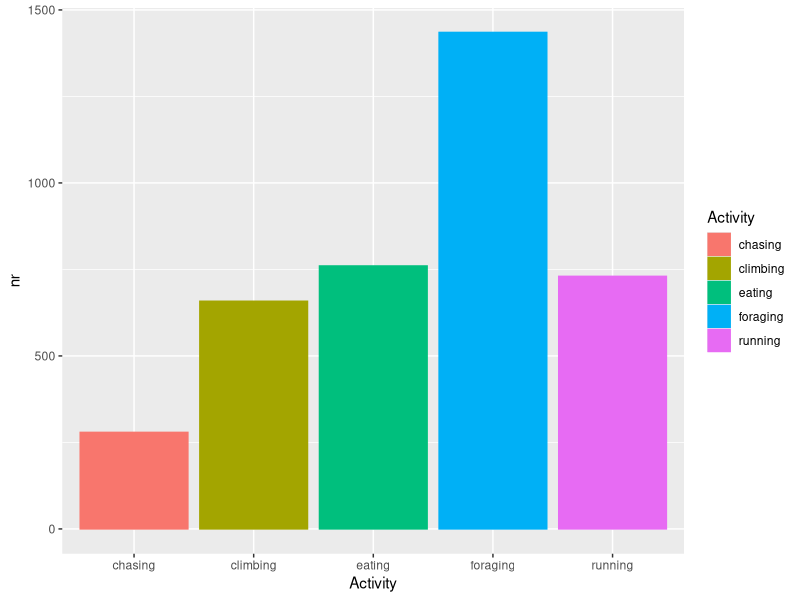
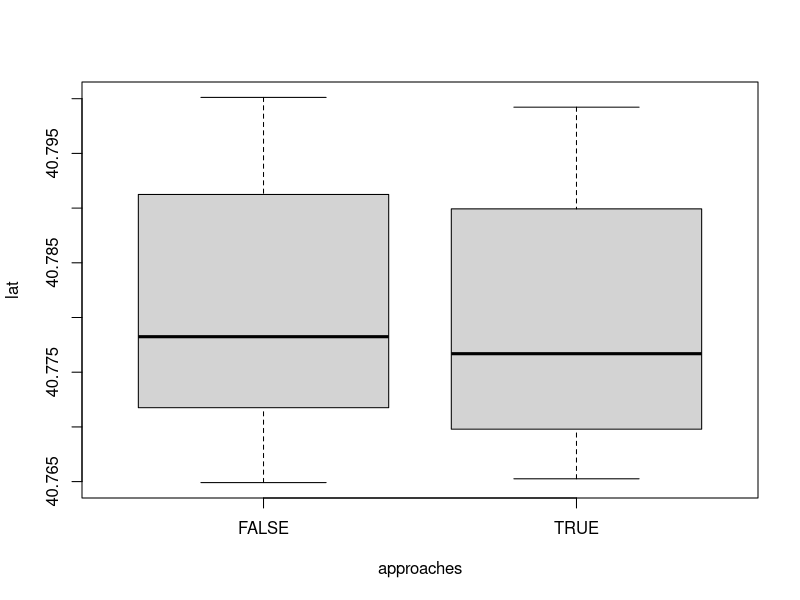
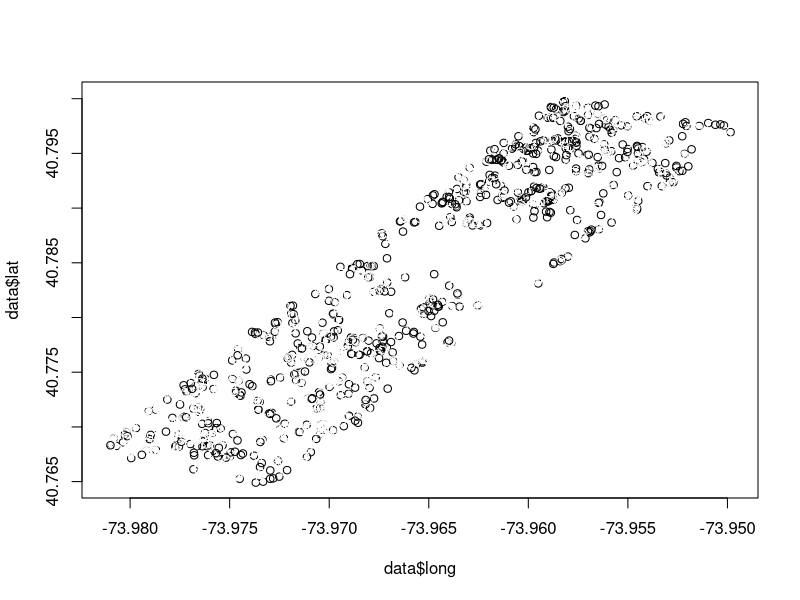
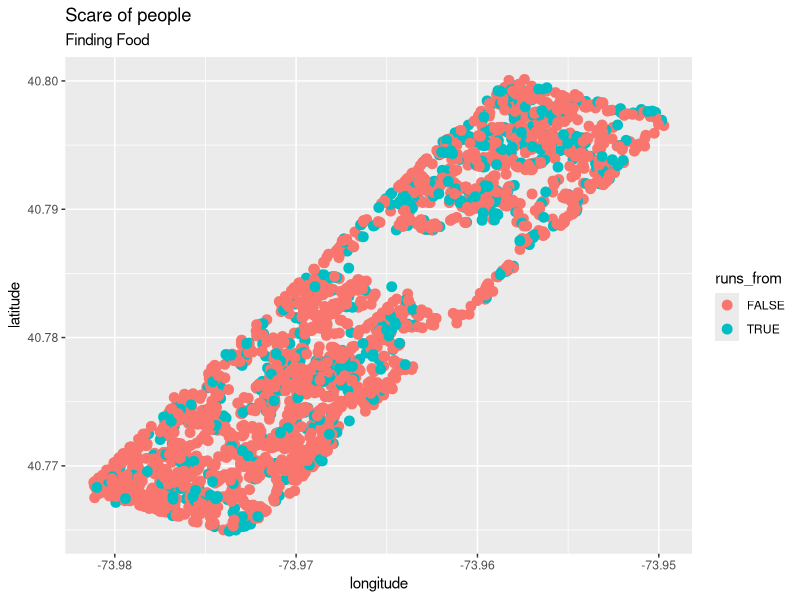
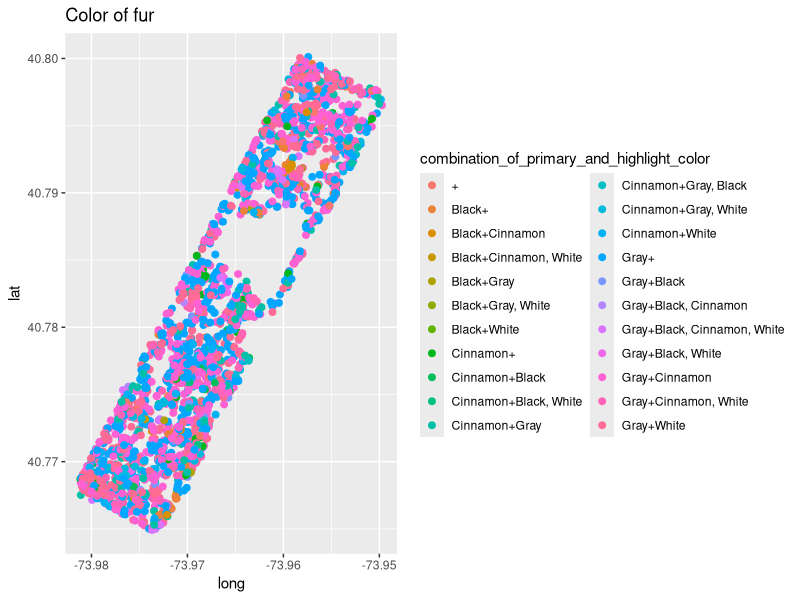

Generate these figures, in order, with R:
library(dplyr)
library(here)
library(tidyr)
library(forcats)
library(ggplot2)
data <- read.csv("nyc_squirrels.csv", sep = ",", stringsAsFactors = FALSE)
str(data)
ncol(data)
nrow(data)
AM <- data %>% 
  filter(shift == "AM") %>% 
  summarise(AM = n())
nrow(AM)
cinnamon <- data %>% 
  filter(primary_fur_color == "Cinnamon" & location == "Above Ground" ) %>% 
  summarise(cinnamon = n())
age <- data %>% 
  group_by(age) %>% 
  summarise(groups = n())
true <- data %>% 
  filter(primary_fur_color == "Gray") %>% 
  filter(climbing == "TRUE" & eating == "TRUE" & running == "TRUE")
activities <- data %>% 
  select(X, running:foraging) 
longer <- activities %>% 
  pivot_longer(cols = "running":"foraging", names_to = "Activity", values_to = "Yes")
longer <- longer %>% 
  filter(Yes == "TRUE")
longer %>%
  group_by(Activity) %>%
  summarise(nr = n()) %>%
  ggplot(., aes(x = Activity, y = nr, col = Activity, fill = Activity))+
  geom_bar(stat = "identity")
approaches <- boxplot(lat ~ approaches, data = data)
plot(data$long, data$lat, col = data$runs_from) #runs more in bigger latitude
ggplot(data, aes(x=long, y=lat))+
  geom_point(aes(col=runs_from), size=3)+
  labs(title = "Scare of people",
       subtitle = "Finding Food",
       x = "longitude",
       y = "latitude")
ggplot(data, aes(x=long, y=lat))+
  geom_point(aes(col=combination_of_primary_and_highlight_color), size=2)+
  labs(title = "Color of fur")
color_of_fur <- data %>% 
  group_by(combination_of_primary_and_highlight_color) %>% 
  summarise(n = n())
shift_age <- data %>%
  group_by(age, shift) %>% 
  ggplot(., aes(x=long, y=lat)) +
  geom_point(aes(col = shift), size=3) +
  facet_grid(primary_fur_color ~ age)
sum <- data %>% 
  group_by(age, shift) %>% 
  summarise(n = n())
dataset <- data %>% 
  group_by(age, runs_from) %>% 
  summarise(n = n()) %>% 
  mutate(percent = (n / sum(n)) * 100) %>% 
  ggplot(., aes(x=age, y=percent))+
  geom_bar(aes(fill = runs_from), stat = "identity", position = "dodge")
  